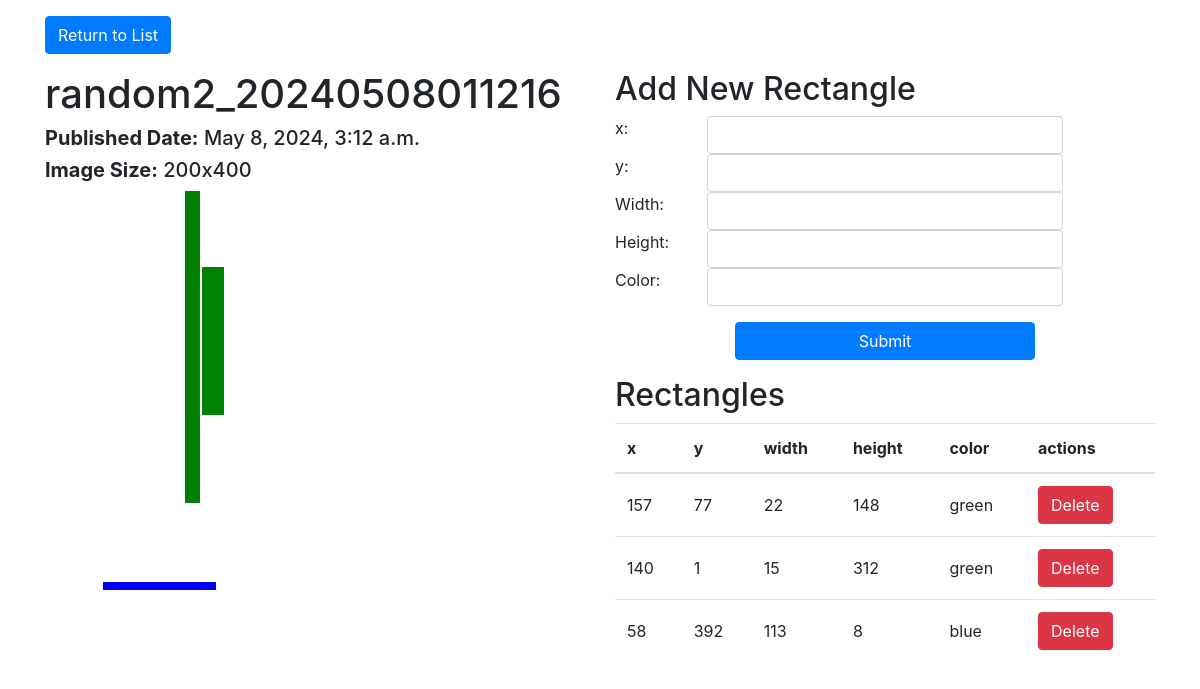
The app's page /images/view/3/ (signed in) with its own data.
### images/models.py (models this page shows, shortened)
class Image(models.Model):
    image_title = models.CharField(max_length=100)
    pub_date = models.DateTimeField('date published')
    width = models.IntegerField(default=100)
    height = models.IntegerField(default=100)
    editors = models.ManyToManyField(User, blank=True)
    tags = models.ManyToManyField(ImageTag, blank=True)
    description = models.CharField(max_length=2000, default='', blank=True)

class Rectangle(models.Model):
    image = models.ForeignKey(Image, on_delete=models.CASCADE)
    x_pos = models.IntegerField()
    y_pos = models.IntegerField()
    width = models.IntegerField()
    height = models.IntegerField()
    fill_color = models.CharField(max_length=20)
    time_added = models.DateTimeField('time added')

### images/views.py (the view)
# urls.py: path('view/<int:image_id>/', views.view_image, name='detail'),
def view_image(request, image_id):
    image = get_object_or_404(Image, pk=image_id)
    rectangles = Rectangle.objects.filter(image=image).order_by('time_added')
    context = {'image': image, 'rectangles': rectangles}
    template = loader.get_template('images/view_image.html')
    if request.user.is_superuser or request.user in image.editors.all():
        template = loader.get_template('images/edit_image.html')
    return HttpResponse(template.render(context, request))

### images/templates/images/edit_image.html (shortened to what this page needs)
<!DOCTYPE html>
<html>
<head>
    <link rel="stylesheet" href="https://stackpath.bootstrapcdn.com/bootstrap/4.5.2/css/bootstrap.min.css">
</head>
<body>
    <div class="container">
        <a href="/images" class="btn btn-primary mt-3">Return to List</a>
        <div class="row mt-3">
            <div class="col-md-6">
                <h1>{{ image.image_title }}</h1>
                <h5><b>Published Date:</b> {{ image.pub_date }}</h5>
                <h5><b>Image Size:</b> {{ image.width }}x{{ image.height }}</h5>
                <svg width="{{image.width}}" height="{{image.height}}" viewBox="0 0 {{image.width}} {{image.height}}" version="1.1" xmlns="http://www.w3.org/2000/svg">
                    {% for r in rectangles %}
                        <rect x="{{r.x_pos}}" y="{{r.y_pos}}" width="{{r.width}}" height="{{r.height}}" fill="{{r.fill_color}}"></rect>
                    {% endfor %}
                </svg>
            </div>
            <div class="col-md-6">
                <h2>Add New Rectangle</h2>
                <form action="{% url 'add_rectangle' %}" method="post" class="mb-3">
                    <div class="form-row">
                        <label for="x" class="col-md-2">x:</label>
                        <div class="col-md-8">
                            <input type="number" class="form-control" name="x">
                        </div>
                    </div>
                    <div class="form-row">
                        <label for="y" class="col-md-2">y:</label>
                        <div class="col-md-8">
                            <input type="number" class="form-control" name="y">
                        </div>
                    </div>
                    <div class="form-row">
                        <label for="width" class="col-md-2">Width:</label>
                        <div class="col-md-8">
                            <input type="number" class="form-control" name="width">
                        </div>
                    </div>
                    <div class="form-row" class="col-md-1">
                        <label for="height" class="col-md-2">Height:</label>
                        <div class="col-md-8">
                            <input type="number" class="form-control" name="height">
                        </div>
                    </div>
                    <div class="form-row">
                        <label for="color" class="col-md-2">Color:</label>
                        <div class="col-md-8">
                            <input type="text" class="form-control" name="color">
                        </div>
                    </div>
                    <div class="mx-auto mt-3" style="width: 300px">
                        <button type="submit" class="btn btn-block btn-primary">Submit</button>
                    </div>
                </form>
                <h2>Rectangles</h2>
                <table class="table">
                    <thead>
                        <tr>
                            <th scope="col">x</th>
                            <th scope="col">y</th>
                            <th scope="col">width</th>
                            <th scope="col">height</th>
                            <th scope="col">color</th>
                            <th scope="col">actions</th>
                        </tr>
                    </thead>
                    <tbody>
                        {% for r in rectangles %}
                            <tr>
                                <td>{{r.x_pos}}</td>
                                <td>{{r.y_pos}}</td>
                                <td>{{r.width}}</td>
                                <td>{{r.height}}</td>
                                <td>{{r.fill_color}}</td>
                                <td><a href="/images/edit/{{image.id}}/delete_rectangle/{{r.id}}" class="btn btn-danger">Delete</a></td>
                            </tr>
                        {% endfor %}
                    </tbody>
                </table>
            </div>
        </div>
    </div>
</body>
</html>

### images/templates/images/edit_image.html (style rules this page uses)
.table th, .table td { vertical-align: middle; }

### records on screen
Image: image_title "random2_20240508011216", pub_date "May 8, 2024, 3:12 a.m.", width "200", height "400"
Rectangle: x_pos "157", y_pos "77", width "22", height "148", fill_color "green"
Rectangle: x_pos "140", y_pos "1", width "15", height "312", fill_color "green"
Rectangle: x_pos "58", y_pos "392", width "113", height "8", fill_color "blue"
